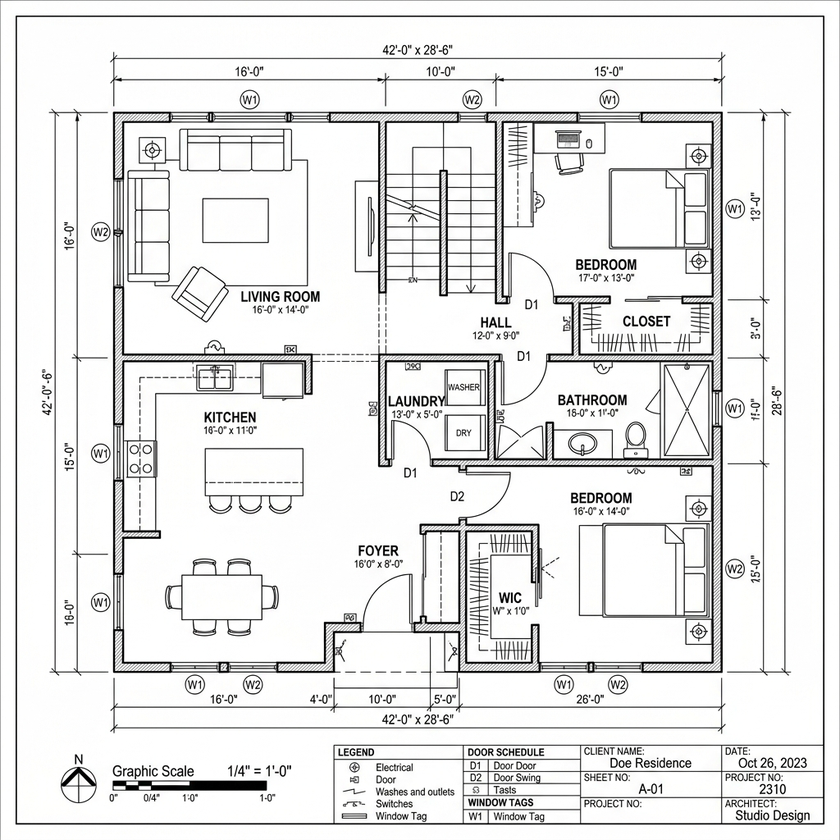
#> input picture backend/test_ai_plan.png, 840 x 840 px, shrunk from 1024 x 1024 before the run
$ python -i preprocessor.py   (imports and definitions only)
#> lines starting #> are read from the running program, lines starting #| are printed output that depends on the picture; after the words box and inside, x2 and y2 are one past the last pixel; in counts of white or black regions, pixels touching at a corner belong together
#> further down, picture is the input picture: shape (840, 840, 3); mean B, G, R 231.3, 231.6, 231.5
import cv2
import os
import numpy as np
from PIL import Image
import io
from pdf2image import convert_from_bytes

class FloorPlanPreprocessor:
    @staticmethod
    def process_pdf(pdf_bytes: bytes):
        """Convert first page of PDF to image."""
        # Check for bundled poppler
        poppler_path = os.path.join(os.getcwd(), "poppler", "poppler-24.08.0", "Library", "bin")
        if not os.path.exists(poppler_path):
            poppler_path = None # Fallback to system PATH

        try:
            images = convert_from_bytes(pdf_bytes, poppler_path=poppler_path)
            if not images:
                return None
            # Convert PIL to OpenCV format
            open_cv_image = np.array(images[0])
            return cv2.cvtColor(open_cv_image, cv2.COLOR_RGB2BGR)
        except Exception as e:
            print(f"[Preprocessor] PDF Conversion error: {e}")
            raise e

    @staticmethod
    def deskew(image: np.ndarray):
        """Find dominant angle and rotate image to straighten walls."""
        gray = cv2.cvtColor(image, cv2.COLOR_BGR2GRAY)
        edges = cv2.Canny(gray, 50, 150, apertureSize=3)
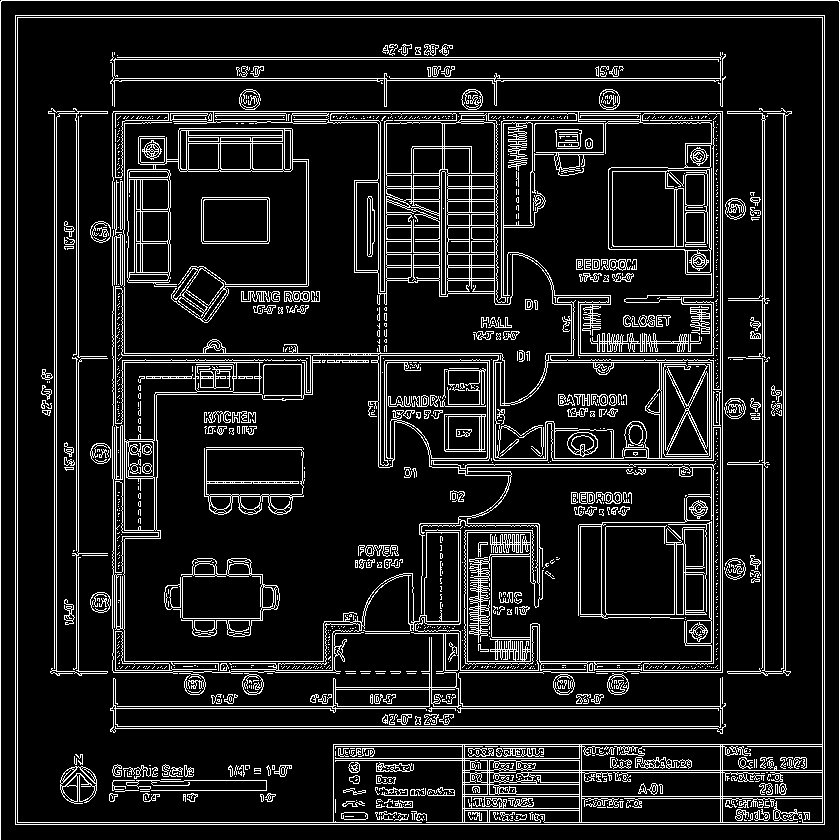
#> edges: shape (840, 840); 12% white in thin lines or dots
        lines = cv2.HoughLinesP(edges, 1, np.pi / 180, 100, minLineLength=100, maxLineGap=10)
#> lines = 143 rows, first 6: [0, 839, 0, 1], [15, 824, 15, 15], [17, 17, 824, 17], [1, 0, 838, 0], [839, 839, 839, 1], [17, 824, 17, 15]

        if lines is None:
            return image

        angles = []
        for line in lines:
            x1, y1, x2, y2 = line[0]
            angle = np.degrees(np.arctan2(y2 - y1, x2 - x1))
            # Focus on near-horizontal or near-vertical lines
            if abs(angle) < 45:
                angles.append(angle)
            elif abs(angle) > 45:
                angles.append(angle - 90 if angle > 0 else angle + 90)
#> this loop made 143 passes
#> (x1, y1, x2, y2, angle) on passes 1 to 12: (0, 839, 0, 1, -90), (15, 824, 15, 15, -90), (17, 17, 824, 17, 0), (1, 0, 838, 0, 0), (839, 839, 839, 1, -90), (17, 824, 17, 15, -90), (16, 824, 824, 824, 0), (18, 822, 824, 822, 0), (113, 726, 725, 726, 0), (48, 111, 791, 111, 0), (822, 821, 822, 15, -90), (824, 823, 824, 15, -90)
#> after the loop, angles = 143 values, max 6.65 at index 137, min -2.06 at index 103, mean 0.0589

        if not angles:
            return image

        median_angle = np.median(angles)
#> median_angle = 0

        # Rotate image
        (h, w) = image.shape[:2]
#> h = 840; w = 840
        center = (w // 2, h // 2)
#> center = (420, 420)
        M = cv2.getRotationMatrix2D(center, median_angle, 1.0)
#> M = [[1, 0, 0], [0, 1, 0]]
        rotated = cv2.warpAffine(image, M, (w, h), flags=cv2.INTER_CUBIC, borderMode=cv2.BORDER_REPLICATE)

        return rotated

    @staticmethod
    def clean_and_binarize(image: np.ndarray):
        """Prepare image for AI detection."""
        gray = cv2.cvtColor(image, cv2.COLOR_BGR2GRAY)

        # Adaptive thresholding to handle lighting variations
        binary = cv2.adaptiveThreshold(
            gray, 255, cv2.ADAPTIVE_THRESH_GAUSSIAN_C,
            cv2.THRESH_BINARY_INV, 11, 2
        )

        # Denoising
        kernel = np.ones((3,3), np.uint8)
        denoised = cv2.morphologyEx(binary, cv2.MORPH_OPEN, kernel)

        return denoised

>>> import cv2
>>> picture = cv2.imread('../../test_ai_plan.png')
>>> result = FloorPlanPreprocessor().deskew(picture)

$ run again, on backend/debug_3_interior_before_fill.png
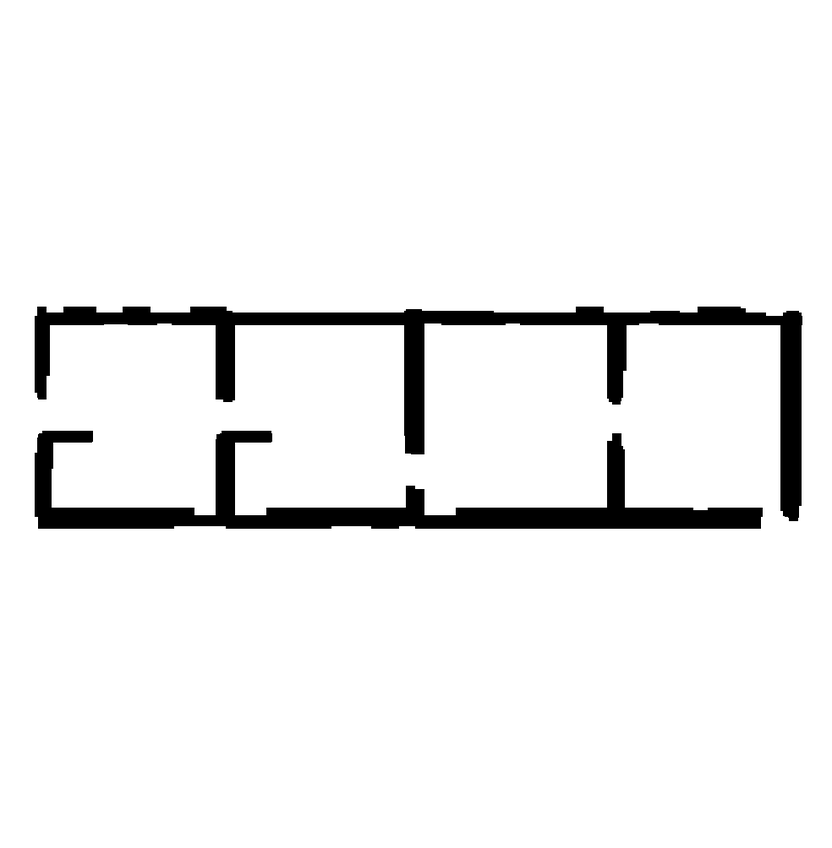
#> input picture backend/debug_3_interior_before_fill.png, 832 x 848 px, shrunk from 984 x 1004 before the run
#> picture is the input picture: shape (848, 832, 3); min 0, max 255, mean 240.2
#> in deskew, `edges = cv2.Canny(gray, 50, 150, apertureSize=3)`:
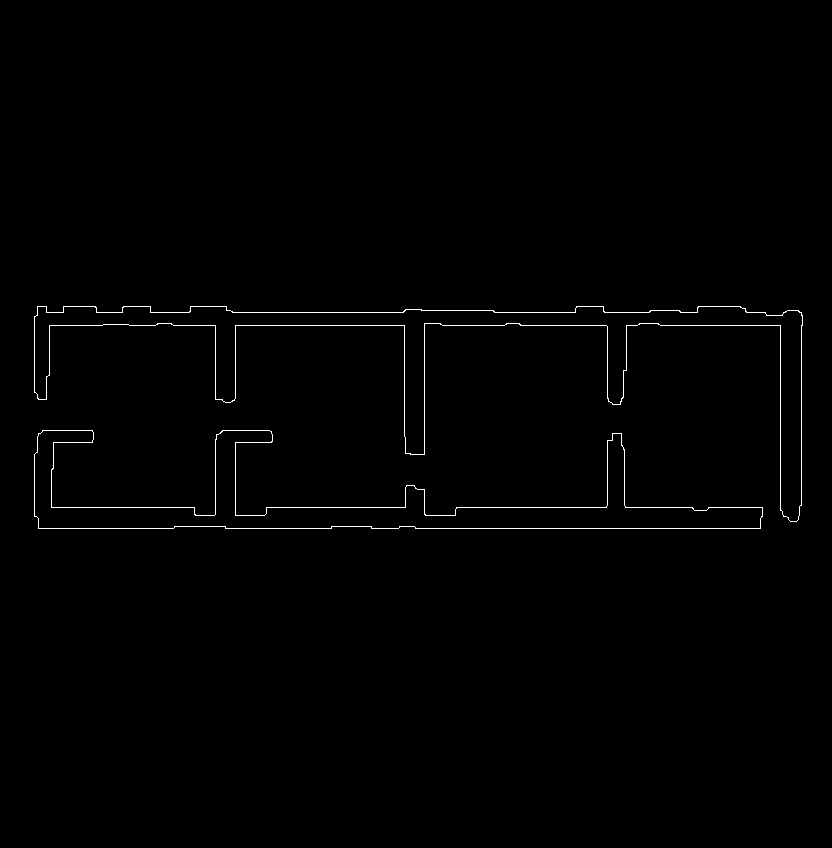
#> edges: shape (848, 832); 0.7% white in thin lines or dots, all inside (x1, y1, x2, y2) = (34, 306, 803, 529)
#> lines = [[660, 325, 780, 325], [415, 528, 760, 528], [51, 507, 194, 507], [232, 312, 403, 312], [235, 325, 404, 325], [456, 507, 606, 507], [801, 505, 801, 312], [780, 510, 780, 315], [424, 454, 424, 323], [404, 436, 404, 326]]
#> the loop in deskew, `for line in lines:` made 10 passes
#> (x1, y1, x2, y2, angle) on passes 1 to 8: (660, 325, 780, 325, 0), (415, 528, 760, 528, 0), (51, 507, 194, 507, 0), (232, 312, 403, 312, 0), (235, 325, 404, 325, 0), (456, 507, 606, 507, 0), (801, 505, 801, 312, -90), (780, 510, 780, 315, -90)
#> after the loop in deskew, `for line in lines:`: angles = [0, 0, 0, 0, 0, 0, 0, 0, 0, 0]
#> median_angle = 0
#> M = [[1, 0, 0], [0, 1, 0]]

$ run again, on backend/real_floorplan.jpg
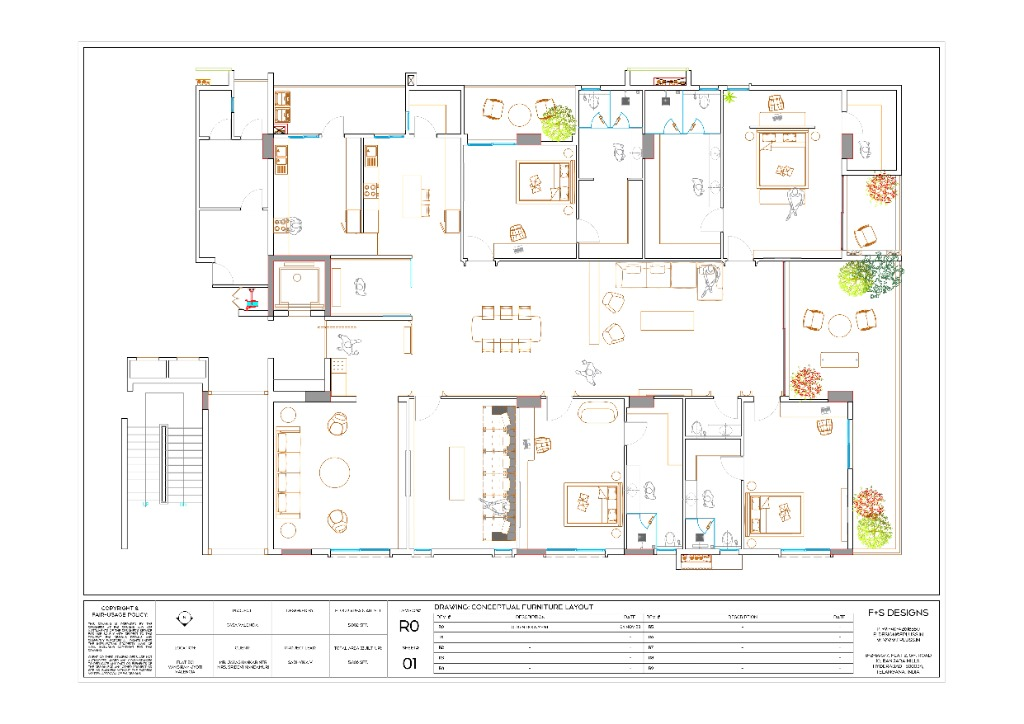
#> input picture backend/real_floorplan.jpg, 1024 x 724 px
#> picture is the input picture: shape (724, 1024, 3); mean B, G, R 244.4, 245.9, 246.5
#> in deskew, `gray = cv2.cvtColor(image, cv2.COLOR_BGR2GRAY)`:
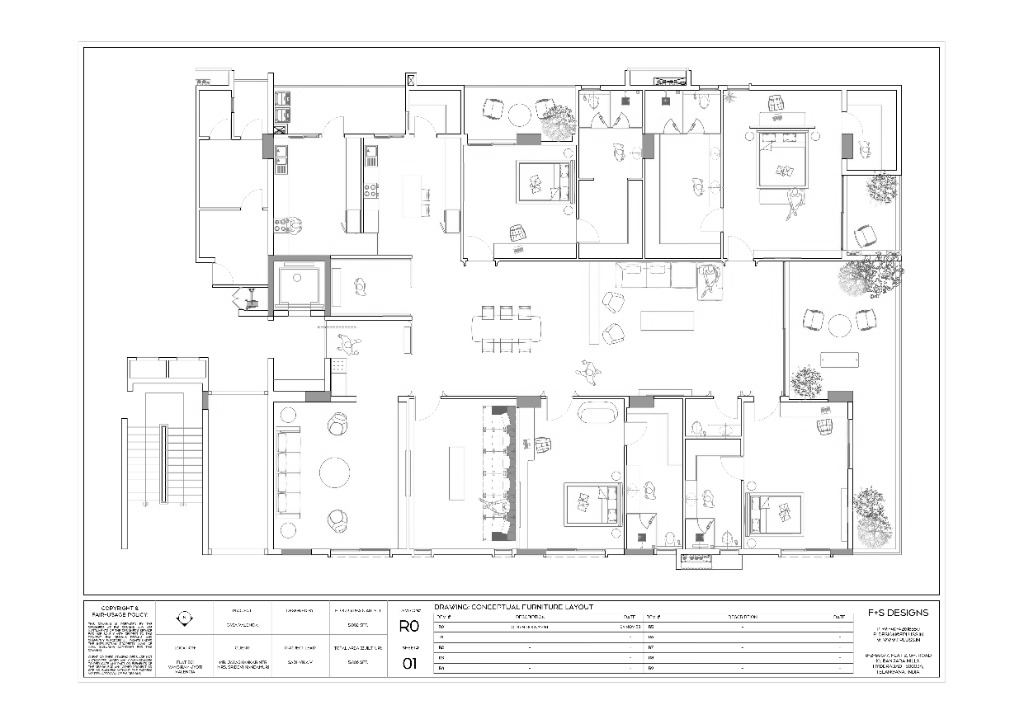
#> gray: shape (724, 1024); min 0, max 255, mean 245.9
#> in deskew, `edges = cv2.Canny(gray, 50, 150, apertureSize=3)`:
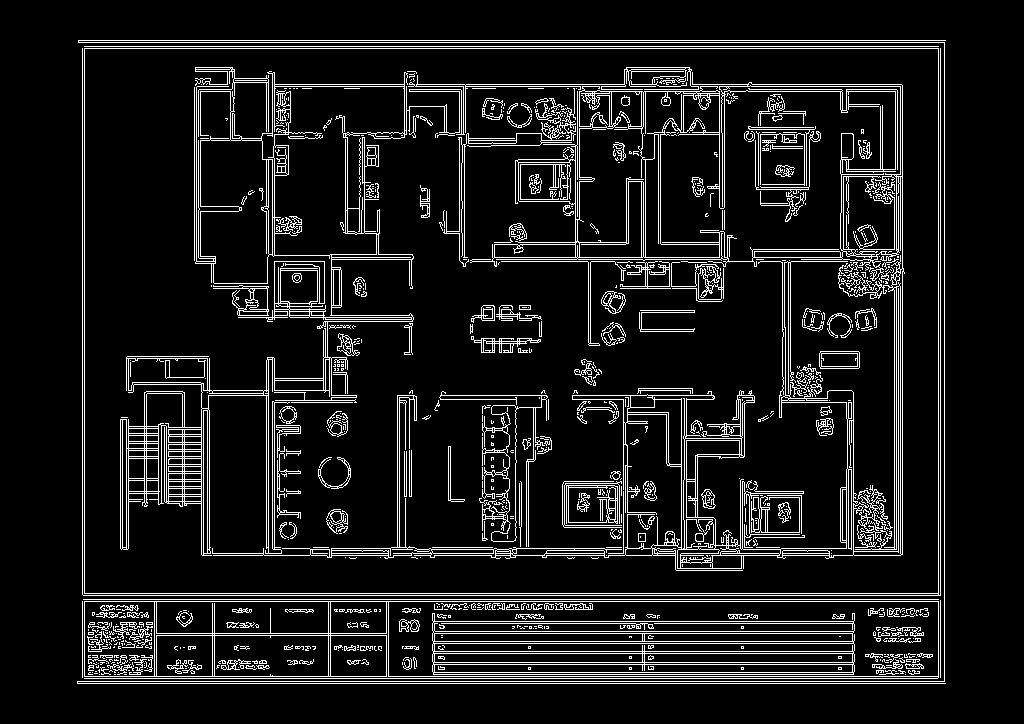
#> edges: shape (724, 1024); 9.8% white in thin lines or dots, all inside (x1, y1, x2, y2) = (77, 40, 946, 684)
#> lines = 107 rows, first 6: [78, 40, 945, 40], [84, 678, 944, 678], [938, 683, 938, 42], [84, 46, 944, 46], [83, 595, 944, 595], [77, 683, 945, 683]
#> the loop in deskew, `for line in lines:` made 107 passes
#> (x1, y1, x2, y2, angle) on passes 1 to 8: (78, 40, 945, 40, 0), (84, 678, 944, 678, 0), (938, 683, 938, 42, -90), (84, 46, 944, 46, 0), (83, 595, 944, 595, 0), (77, 683, 945, 683, 0), (82, 593, 944, 593, 0), (77, 681, 944, 681, 0)
#> after the loop in deskew, `for line in lines:`: angles = 107 values, max 1.05 at index 80, min -0.939 at index 103, mean -0.0104
#> median_angle = 0
#> M = [[1, 0, 0], [0, 1, 0]]
